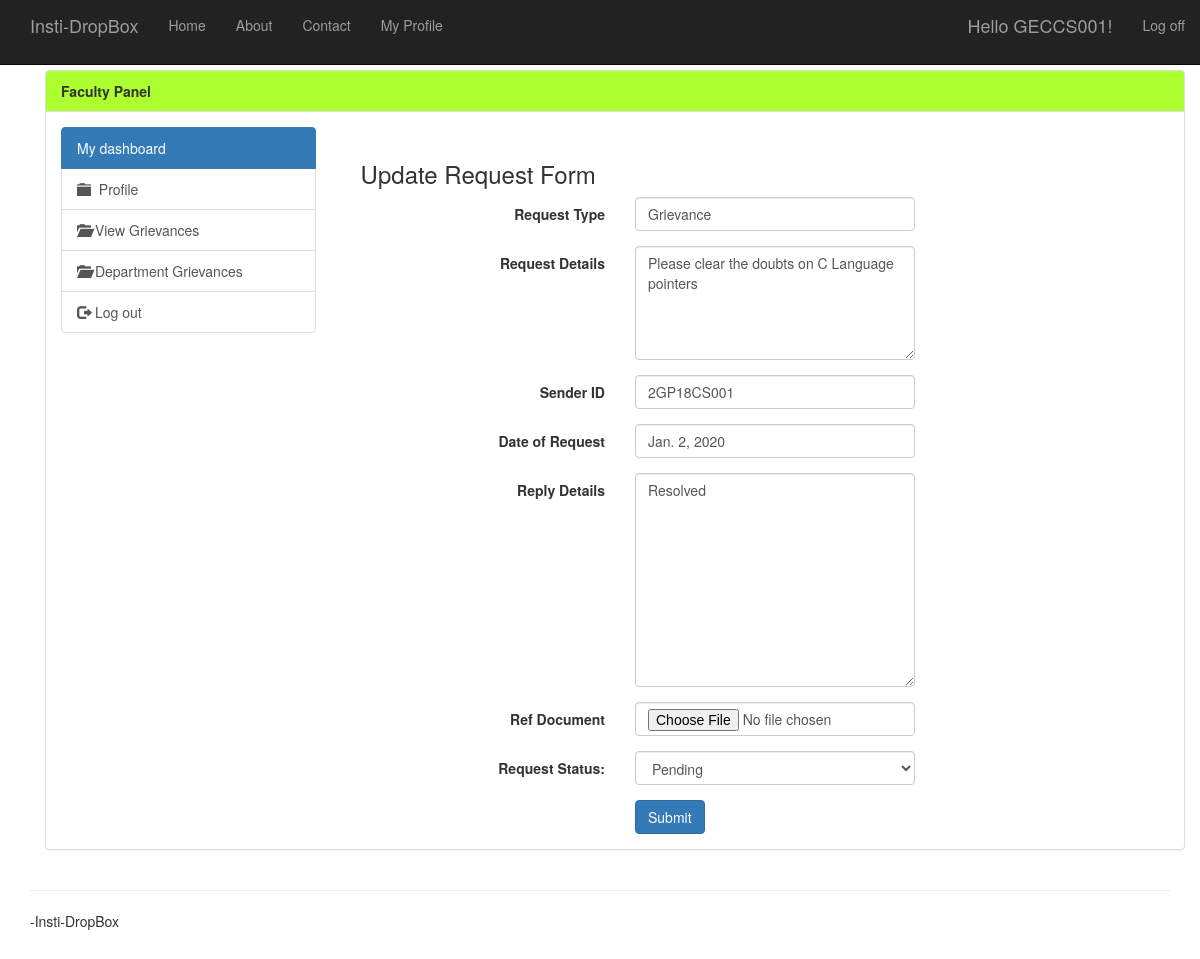
Page /f_updatereq/5 (signed in) on the committed database.
### app/models.py (models this page shows, shortened)
class ReqDetails(models.Model):
    Req_Type=models.CharField(max_length=25)
    Req_details=models.CharField(max_length=250,blank=True)
    sender_id=models.CharField(max_length=10,blank=True)
    receiver_id=models.CharField(max_length=10,blank=True)
    Req_Status=models.CharField(max_length=20,default="Pending",blank=True)
    dateof_request=models.DateField(default=date.today,blank=True)
    dateof_update=models.DateField(default=date.today,blank=True)
    reply_details=models.CharField(max_length=250,blank=True)
    visibilty_sender_id=models.BooleanField(default=True,blank=True)
    document=models.FileField(upload_to='documents/',blank=True)
    visible_to_Hod=models.BooleanField(default=False,blank=True)
    visible_to_Principal=models.BooleanField(default=False,blank=True)

### app/views.py (the view, shortened to what this page needs)
# urls.py: url(r'^f_updatereq/(?P<id>\d+)$', app.views.updatereq, name='f_updatereq'),
def updatereq(request,id):
    if request.user.is_authenticated():
        success=False
        if request.method=="GET":
            req=ReqDetails.objects.get(pk=id)
            return render(request,'app/f_updatereq.html',{"req":req})

### app/templates/app/f_updatereq.html (shortened to what this page needs)
﻿{% extends "app/facultylayout.html" %}
{% block content %}
<div>
    <form class="form-horizontal" method="post" role="form" enctype="multipart/form-data">
    <div class="col-lg-8 col-sm-2" style="width:100%">
      <h3>Update Request Form</h3>
         <div class="form-group">
          <label for="req_type" class="col-md-4 control-label">Request Type</label>
          <div class="col-md-6">
            <input type="text" class="form-control" name="req_type" value="{{ req.Req_Type }}" >
          </div>
        </div>
         <div class="form-group">
          <label for="req_details" class="col-md-4 control-label">Request Details</label>
          <div class="col-md-8">
             <textarea  class="form-control" name="req_details" rows="5" cols="60" maxlength="250">{{ req.Req_details }}</textarea>
          </div>
        </div>
         <div class="form-group">
          <label for="sender_id" class="col-md-4 control-label">Sender ID</label>
          <div class="col-md-8">
              {% if req.visibilty_sender_id %}
             <input type="text" name="sender_id" class="form-control" value="{{ req.sender_id }}" />
              {% else %}
              <input type="text" name="sender_id" class="form-control" value="Not Visible" />
              {% endif %}
          </div>
          </div>
        <div class="form-group">
         <label for="date_req" class="col-md-4 control-label">Date of Request</label>
          <div class="col-md-8">
              <input type="text" name="date_req" class="form-control" value="{{ req.dateof_request }}"/>
          </div>
        </div>
        <div class="form-group">
          <label for="reply" class="col-md-4 control-label" >Reply Details</label>
          <div class="col-md-8">
              <textarea name="reply" class="form-control" rows="10" cols="37" maxlength="250">{{ req.reply_details }}</textarea>
          </div>
         </div>
        <div class="form-group">
          <label for="reply_doc" class="col-md-4 control-label" >Ref Document</label>
          <div class="col-md-8">
              <input type="file" name="rep_doc" class="form-control" />
          </div>
         </div>
         <div class="form-group">
          <label for="req_status" class="col-md-4 control-label">Request Status:</label>
             <div class="col-md-8">
             <select class="form-control" name="status">
                 <option>Pending</option>
             </select>
           </div>
        </div>
        </div>
           <div class="col-md-8 col-md-offset-4">
            <input type="submit" value="Submit" class="btn btn-primary">
        </div>
   </form>
  </div>
{% endblock %}

### app/templates/app/loginpartial.html (shortened to what this page needs)
{% if user.is_authenticated %}
<form id="logoutForm" action="/logout" method="post" class="navbar-right">
    <ul class="nav navbar-nav navbar-right">
        <li><span class="navbar-brand">Hello {{ user.username }}!</span></li>
        <li><a href="javascript:document.getElementById('logoutForm').submit()">Log off</a></li>
    </ul>
</form>
{% else %}
<ul class="nav navbar-nav navbar-right">
    <li><a href="{% url 'login' %}">Log in</a></li>
    <li><a href="{% url 'sign_up' %}">Sign Up</a></li>
</ul>
{% endif %}

### app/static/app/content/site.css (style rules this page uses)
body { padding-top: 50px; padding-bottom: 20px; }
input, select, textarea { max-width: 280px; }

### rows in the picture
ReqDetails: req_type "Grievance", req_details "Please clear the doubts on C Language pointers", sender_id "2GP18CS001", date_req "Jan. 2, 2020", reply "Resolved"

### other values in the picture
{{ user.username }} "GECCS001"
